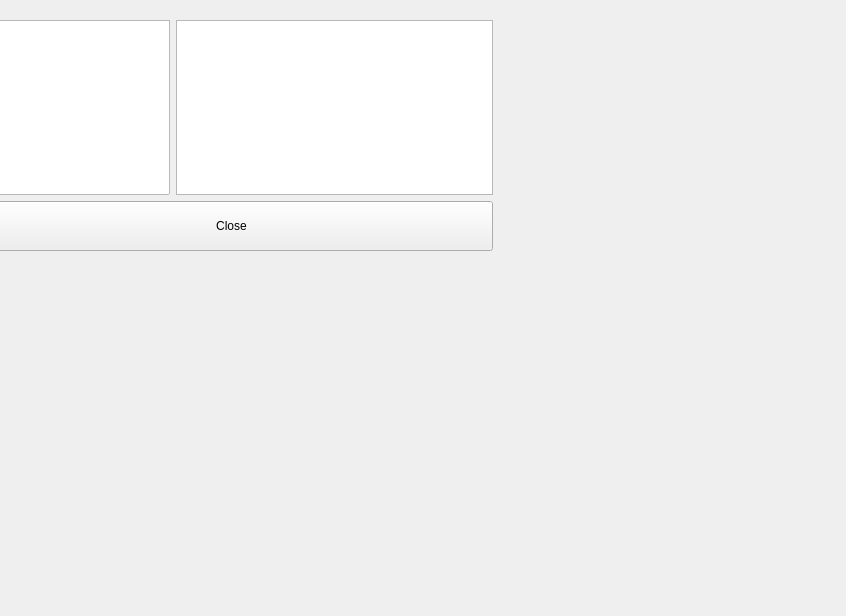
<?xml version="1.0" encoding="UTF-8"?>
<ui version="4.0">
 <class>SettingsDescription</class>
 <widget class="QWidget" name="SettingsDescription">
  <property name="geometry">
   <rect>
    <x>0</x>
    <y>0</y>
    <width>846</width>
    <height>616</height>
   </rect>
  </property>
  <property name="minimumSize">
   <size>
    <width>800</width>
    <height>600</height>
   </size>
  </property>
  <property name="windowTitle">
   <string>Form</string>
  </property>
  <widget class="QWidget" name="layoutWidget">
   <property name="geometry">
    <rect>
     <x>-30</x>
     <y>20</y>
     <width>523</width>
     <height>231</height>
    </rect>
   </property>
   <layout class="QVBoxLayout" name="verticalLayout">
    <item>
     <layout class="QHBoxLayout" name="horizontalLayout">
      <item>
       <widget class="QListWidget" name="listWidget">
        <property name="maximumSize">
         <size>
          <width>200</width>
          <height>16777215</height>
         </size>
        </property>
       </widget>
      </item>
      <item>
       <widget class="QTextBrowser" name="textBrowser"/>
      </item>
     </layout>
    </item>
    <item>
     <widget class="QPushButton" name="pushButton">
      <property name="minimumSize">
       <size>
        <width>0</width>
        <height>50</height>
       </size>
      </property>
      <property name="text">
       <string>Close</string>
      </property>
     </widget>
    </item>
   </layout>
  </widget>
 </widget>
 <resources/>
 <connections/>
</ui>
